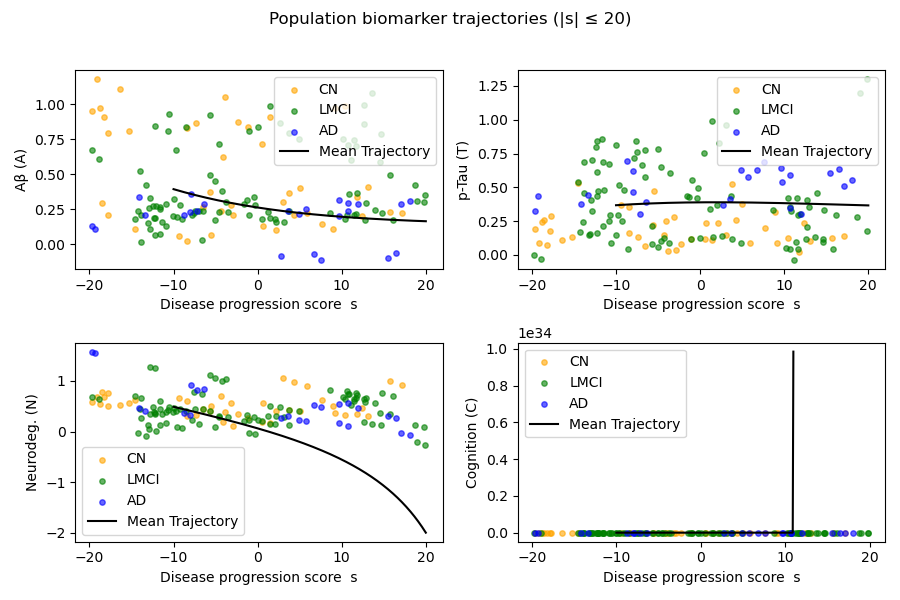

Source code (Python):

import torch
import torch.nn as nn
import torch.optim as optim
import copy
import matplotlib.pyplot as plt
import numpy as np
import torch.nn.functional as F
import pccmnn as pc

# ------------------ 你已有的部分 ------------------
csf_dict = pc.load_csf_data()

keys_to_delete = []
for key in csf_dict:
    sample = csf_dict[key]
    sample = sample[~np.isnan(sample).any(axis=1)]   # 删缺失
    csf_dict[key] = sample
    if sample.shape[0] < 2 :
        keys_to_delete.append(key)
for key in keys_to_delete:
    del csf_dict[key]
# ---------------------------------------------------

# ★ 把 numpy 数组转成 patient_data ★
patient_data = {}
for pid, sample in csf_dict.items():
    t = torch.from_numpy(sample[:, 0]).float()            # 年龄
    y = torch.from_numpy(sample[:, 1:5]).float()          # biomarker A/T/N/C
    patient_data[pid] = {"t": t, "y": y, "y0": y[0].clone()}

import torch.nn as nn

class PopulationODE(nn.Module):
    def __init__(self):
        super().__init__()
        self.w = nn.Parameter(torch.randn(21) * 1e-3)

    def f(self, y):
        A, T, N, C = y
        w = self.w
        dA = w[0] + w[1]*A + w[2]*A**2
        dT = (w[3] + w[4]*T + w[5]*T**2 +
              w[6]*A + w[7]*A**2 + w[8]*A*T)
        dN = (w[9] + w[10]*N + w[11]*N**2 +
              w[12]*T + w[13]*T**2 + w[14]*T*N)
        dC = (w[15] + w[16]*C + w[17]*C**2 +
              w[18]*N + w[19]*N**2 + w[20]*N*C)
        return torch.stack([dA, dT, dN, dC])

    def forward(self, s_grid, y0):
        ys = [y0]
        for i in range(1, len(s_grid)):
            h = s_grid[i] - s_grid[i-1]
            ys.append(ys[-1] + h * self.f(ys[-1]))
        return torch.stack(ys)          # (len_s, 4)

import torch, torch.nn as nn, torch.optim as optim
import torch.nn.functional as F
from math import ceil

def fit_population(
        patient_data,
        n_adam      = 120,      # adam 阶段迭代次数
        n_lbfgs    = 20,     # lbfgs 阶段迭代次数
        adam_lr_w    = 1e-2,
        adam_lr_ab   = 1e-2,
        lbfgs_lr_w   = 5e-3,
        lbfgs_lr_ab  = 1e-1,
        max_lbfgs_it = 10,
        tolerance_grad = 0,
        tolerance_change = 0):
    # ---------- 计算每个生物标记物的全局方差以调整权重 ----------
    all_biomarkers = torch.cat([dat['y'] for dat in patient_data.values()], dim=0)
    sigma = all_biomarkers.var(dim=0)
    # 加上一个很小的数防止除以零
    sigma = sigma.clamp_min(1e-8)
    # ---------- 初始化 ----------
    model = PopulationODE()
    
    stage_dict = pc.load_stage_dict()
    ab = {}
    for pid, dat in patient_data.items():
        stage = stage_dict.get(pid, 'Other')
        t_mean = dat['t'].mean()

        if stage == 'CN':
            s_range = (-10.0, 0.0)
        elif stage == 'LMCI':
            s_range = (0.0, 10.0)
        elif stage == 'AD':
            s_range = (10.0, 20.0)
        else:  # Default for 'Other' or missing stages
            s_range = (-5.0, 5.0)
        
        # Initialize alpha to a random value around 1.0, ensuring it's positive
        alpha_init = torch.rand(1) * 0.4 + 0.8  # Range [0.8, 1.2]
        
        # Target an initial s randomly within the stage-specific range
        s_target = torch.rand(1) * (s_range[1] - s_range[0]) + s_range[0]
        
        # Calculate beta based on s = alpha*t + beta, using mean age
        beta_init = s_target - alpha_init * t_mean
        
        # Convert to theta space where alpha = exp(theta0)+eps and beta = theta1
        theta0 = torch.log(alpha_init - 1e-4)
        theta1 = beta_init

        ab[pid] = {'theta': torch.tensor([theta0.item(), theta1.item()], requires_grad=True)}

    # --------- Adam 优化器池 -----------
    opt_w_adam  = optim.Adam(model.parameters(), lr=adam_lr_w, weight_decay=1e-4)
    opt_ab_adam = {pid: optim.Adam([ab[pid]['theta']], lr=adam_lr_ab, weight_decay=1e-4)
                   for pid in ab}
    scheduler = optim.lr_scheduler.MultiStepLR(opt_w_adam, milestones=[100], gamma=0.5, last_epoch=-1)

    # --------- 训练循环 -----------
    training_stopped = False
    for it in range(n_adam + n_lbfgs):
        use_adam = it < n_adam

        # ======================== 更新 w =========================
        if use_adam:
            opt_w_adam.zero_grad()
            loss_w = 0.
            for pid, dat in patient_data.items():
                alpha = torch.exp(ab[pid]['theta'][0]) + 1e-4
                beta  = ab[pid]['theta'][1]
                s = alpha * dat['t'] + beta
                loss_w += ((model(s, dat['y0']) - dat['y'])**2 / sigma).mean()
            
            if torch.isnan(loss_w):
                print(f"Iter {it+1:02d}: Adam loss for w is NaN. Stopping training.")
                training_stopped = True
            else:
                loss_w.backward()
                opt_w_adam.step()
                scheduler.step()
        else:  # L-BFGS
            opt_w = optim.LBFGS(model.parameters(), 
                                lr=lbfgs_lr_w,
                                max_iter=max_lbfgs_it, 
                                tolerance_grad=tolerance_grad, 
                                tolerance_change=tolerance_change)

            def closure_w():
                opt_w.zero_grad()
                loss = 0.
                for pid, dat in patient_data.items():
                    alpha = torch.exp(ab[pid]['theta'][0]) + 1e-4
                    beta  = ab[pid]['theta'][1]
                    s = alpha * dat['t'] + beta
                    loss += ((model(s, dat['y0']) - dat['y'])**2 / sigma).mean()
                if not torch.isnan(loss):
                    loss.backward()
                return loss
            loss_w = opt_w.step(closure_w)

            if torch.isnan(loss_w):
                print(f"Iter {it+1:02d}: L-BFGS loss for w is NaN. Stopping training.")
                training_stopped = True

        if training_stopped:
            break

        # ---------- 可选：估计 σk ----------
        with torch.no_grad():
            res2 = torch.zeros(4); cnt = torch.zeros(4)
            for pid, dat in patient_data.items():
                a = torch.exp(ab[pid]['theta'][0]) + 1e-4
                b = ab[pid]['theta'][1]
                s = a * dat['t'] + b
                r = model(s, dat['y0']) - dat['y']
                res2 += (r**2).sum(0)
                cnt  += torch.tensor(r.shape[0])
            sigma = res2 / cnt.clamp_min(1)

        # ====================== 更新 α,β ==========================
        for pid, dat in patient_data.items():
            if use_adam:
                opt_ab_adam[pid].zero_grad()
                a = torch.exp(ab[pid]['theta'][0]) + 1e-4
                b = ab[pid]['theta'][1]
                s = a * dat['t'] + b
                
                # --- Adaptive weighting based on biomarker sensitivity ---
                with torch.no_grad():
                    y_mean_abs = dat['y'].mean(0).abs()
                    # Give more weight to biomarkers closer to their baseline (0)
                    # This encourages the model to find an `s` that respects the patient's current stage
                    adaptive_weights = 1.0 + 5.0 * torch.exp(-y_mean_abs)
                
                loss_ab = ((adaptive_weights * (model(s, dat['y0']) - dat['y'])**2) / sigma).mean()

                if torch.isnan(loss_ab):
                    print(f"Iter {it+1:02d}: Adam loss for α,β for pid {pid} is NaN. Stopping training.")
                    training_stopped = True
                    break
                loss_ab.backward()
                opt_ab_adam[pid].step()
            else:  # L-BFGS
                opt_ab = optim.LBFGS([ab[pid]['theta']],
                                     lr=lbfgs_lr_ab,
                                     max_iter=max_lbfgs_it, 
                                     tolerance_grad=tolerance_grad, 
                                     tolerance_change=tolerance_change)

                def closure_ab():
                    opt_ab.zero_grad()
                    a = torch.exp(ab[pid]['theta'][0]) + 1e-4
                    b = ab[pid]['theta'][1]
                    s = a * dat['t'] + b

                    # --- Adaptive weighting based on biomarker sensitivity ---
                    with torch.no_grad():
                        y_mean_abs = dat['y'].mean(0).abs()
                        adaptive_weights = 1.0 + 5.0 * torch.exp(-y_mean_abs)

                    loss = ((adaptive_weights * (model(s, dat['y0']) - dat['y'])**2) / sigma).mean()
                    if not torch.isnan(loss):
                        loss.backward()
                    return loss
                loss_ab = opt_ab.step(closure_ab)

                if torch.isnan(loss_ab):
                    print(f"Iter {it+1:02d}: L-BFGS loss for α,β for pid {pid} is NaN. Stopping training.")
                    training_stopped = True
                    break
        
        if training_stopped:
            break

        # ----------- 监控 ----------
        if (it+1) % 1 == 0:
            with torch.no_grad():
                total = 0.
                for pid, dat in patient_data.items():
                    a = torch.exp(ab[pid]['theta'][0]) + 1e-4
                    b = ab[pid]['theta'][1]
                    s = a * dat['t'] + b
                    total += ((model(s, dat['y0']) - dat['y'])**2).mean()
            print(f"iter {it+1:02d}/{n_adam+n_lbfgs} | "
                  f"{'Adam' if use_adam else 'LBFGS'} | "
                  f"MSE={total.item():.4f}")

    # --------- 输出 ----------
    pop_w = model.w.detach().clone()
    alpha_beta = {pid: (float(torch.exp(v['theta'][0])+1e-4),
                        float(v['theta'][1]))
                  for pid, v in ab.items()}
    return pop_w, alpha_beta

pop_param, ab_dict = fit_population(
    patient_data,)

# ---------- 2. 绘制人群四联图 （仅绘制 |s|≤bound 的病例） -----------------
# -------- 过滤病例 ---------
# s的限界
bound = 20
keep = [p for p in patient_data
        if (torch.abs(ab_dict[p][0] * patient_data[p]['t']
                      + ab_dict[p][1]).max() < bound)]

stage_dict = pc.load_stage_dict()

# 实例化模型并加载训练好的参数
model_fix = PopulationODE()
model_fix.w = nn.Parameter(pop_param, requires_grad=False)

# 准备绘图数据
y0_pop = torch.stack([patient_data[p]['y0'] for p in keep]).mean(0)
s_curve = torch.linspace(-10, 20, 400)
y_curve = model_fix(s_curve, y0_pop).numpy()

TITLES = ['Aβ (A)', 'p-Tau (T)', 'Neurodeg. (N)', 'Cognition (C)']

fig2, axes = plt.subplots(2, 2, figsize=(9, 6))
for k, ax in enumerate(axes.flat):
    # --- 分阶段准备散点数据 ---
    s_by_stage = {'CN': [], 'LMCI': [], 'AD': [], 'Other': []}
    y_by_stage = {'CN': [], 'LMCI': [], 'AD': [], 'Other': []}

    for p in keep:
        a, b = ab_dict[p]
        stage = stage_dict.get(p, 'Other')
        if stage not in s_by_stage:
            stage = 'Other'
        
        s_by_stage[stage].append(a * patient_data[p]['t'] + b)
        y_by_stage[stage].append(patient_data[p]['y'][:, k])

    # --- 绘制散点 (分期颜色) ---
    colors = {'CN': 'orange', 'LMCI': 'green', 'AD': 'blue', 'Other': 'grey'}
    for stage, s_points_list in s_by_stage.items():
        if s_points_list:
            s_all = torch.cat(s_points_list).numpy()
            y_all = torch.cat(y_by_stage[stage]).numpy()
            ax.scatter(s_all, y_all, s=15, alpha=0.6, c=colors[stage], label=stage)

    # --- 曲线 (平均轨迹) ---
    ax.plot(s_curve, y_curve[:, k], lw=1.5, c='black', label='Mean Trajectory')
    ax.set_xlabel('Disease progression score  s')
    ax.set_ylabel(TITLES[k])
    ax.legend()

fig2.suptitle(f'Population biomarker trajectories (|s| ≤ {bound})')
plt.tight_layout(rect=[0,0,1,0.96])

plt.savefig('poly.png')
plt.show()